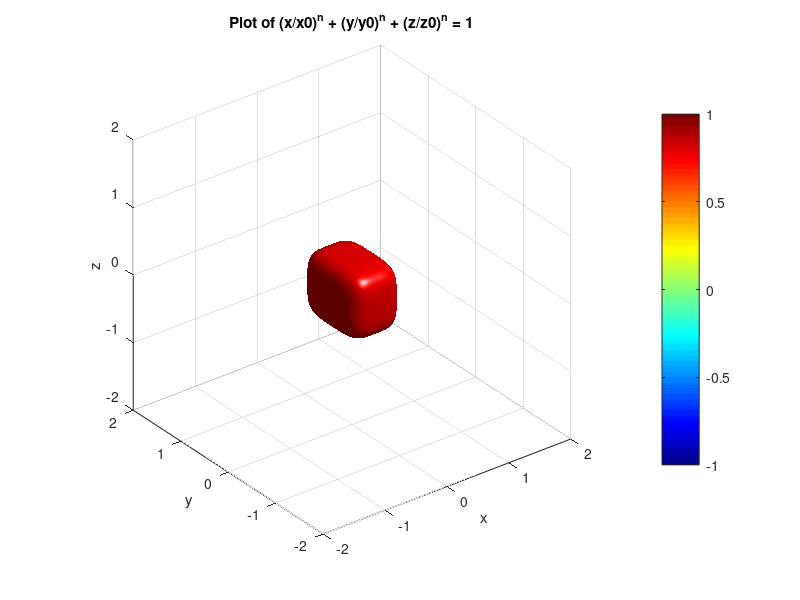

MATLAB code to generate this figure:
clc; clear all; close all;

dt = 0.1;
T = 0:dt:100;

seta_initial = -1;
for j=1:50
    Zeta_vec(:,1,j) = [0;seta_initial];  % [zeta_1; zeta_2]
    seta_initial = seta_initial + 1;
end

for j=1:50
    for i=1:length(T)
        Zeta_dot_vec = [1;sin(Zeta_vec(1,i,j))];  % [zeta_dot_1; zeta_dot_2] = [1; sin(zeta_1)]
        Zeta_vec(:,i+1,j) = Zeta_vec(:,i,j) + Zeta_dot_vec * dt;
    end
end

% figure;
% for j=1:50
%     plot(Zeta_vec(1,:,j), Zeta_vec(2,:,j), "LineWidth", 1.5, "Color", 'red')
%     hold on
%     axis([0 25 0 25])
%     xlabel('\zeta_{1}','FontSize',15)
%     ylabel('\zeta_{2}','FontSize',15)
% end 


%%%%%%%%%%%%%%%%%%%%%%%%%%%%%%%%%%%%%%%%%%%%%%%%%%%%%%%%%%%%%%%%%%%%%%%%%%%%%%%%%%%%%%%%%%%%%%%%%%%%%%%%%%%%%%%%%%%

%% Define parameters
x0 = 0.4; % Example value for x0
y0 = 0.6; % Example value for y0
z0 = 0.5; % Example value for z0
n = 4;  % Example value for n

% Create a finer grid for x, y, and z
[x, y, z] = meshgrid(linspace(-1, 1, 100), linspace(-1, 1, 100), linspace(-1, 1, 100));

% Define the implicit function
F = (x/x0).^n + (y/y0).^n + (z/z0).^n - 1;

% Create the figure
figure;
hold on;

% Extract and plot the isosurface where F = 0
p = patch(isosurface(x, y, z, F, 0));
isonormals(x, y, z, F, p);
set(p, 'FaceColor', 'red', 'EdgeColor', 'none');

% Apply interpolation to smooth the surface
% p = reducepatch(p, 0.1); % Reduce the number of patches for smoothing

% Enhance visualization
daspect([1 1 1]);
view(3);
axis([-2 2 -2 2 -2 2]);
camlight;
lighting gouraud;
xlabel('x');
ylabel('y');
zlabel('z');
title('Plot of (x/x0)^n + (y/y0)^n + (z/z0)^n = 1');
grid on;
colormap jet;
colorbar;

hold off;
